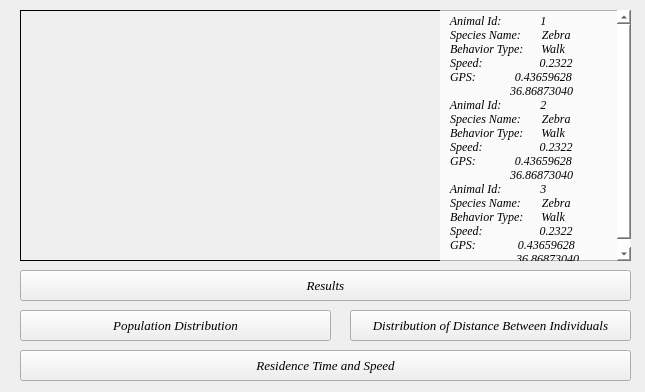
<?xml version="1.0" encoding="UTF-8"?>
<ui version="4.0">
 <class>Formwin6</class>
 <widget class="QWidget" name="Formwin6">
  <property name="geometry">
   <rect>
    <x>0</x>
    <y>0</y>
    <width>645</width>
    <height>392</height>
   </rect>
  </property>
  <property name="windowTitle">
   <string>Form</string>
  </property>
  <widget class="QLabel" name="label_daichuli">
   <property name="geometry">
    <rect>
     <x>20</x>
     <y>10</y>
     <width>611</width>
     <height>251</height>
    </rect>
   </property>
   <property name="frameShape">
    <enum>QFrame::Box</enum>
   </property>
   <property name="text">
    <string/>
   </property>
  </widget>
  <widget class="QPushButton" name="pushButton_load">
   <property name="geometry">
    <rect>
     <x>20</x>
     <y>270</y>
     <width>611</width>
     <height>31</height>
    </rect>
   </property>
   <property name="font">
    <font>
     <family>Times New Roman</family>
     <pointsize>10</pointsize>
     <italic>true</italic>
    </font>
   </property>
   <property name="text">
    <string>Results</string>
   </property>
  </widget>
  <widget class="QPushButton" name="pushButton_save">
   <property name="geometry">
    <rect>
     <x>350</x>
     <y>310</y>
     <width>281</width>
     <height>31</height>
    </rect>
   </property>
   <property name="font">
    <font>
     <family>Times New Roman</family>
     <pointsize>10</pointsize>
     <italic>true</italic>
    </font>
   </property>
   <property name="text">
    <string>Distribution of Distance Between Individuals</string>
   </property>
  </widget>
  <widget class="QPushButton" name="pushButton_lunkuo">
   <property name="geometry">
    <rect>
     <x>20</x>
     <y>350</y>
     <width>611</width>
     <height>31</height>
    </rect>
   </property>
   <property name="font">
    <font>
     <family>Times New Roman</family>
     <pointsize>10</pointsize>
     <italic>true</italic>
    </font>
   </property>
   <property name="text">
    <string>Residence Time and Speed</string>
   </property>
  </widget>
  <widget class="QPushButton" name="pushButton_load_2">
   <property name="geometry">
    <rect>
     <x>20</x>
     <y>310</y>
     <width>311</width>
     <height>31</height>
    </rect>
   </property>
   <property name="font">
    <font>
     <family>Times New Roman</family>
     <pointsize>10</pointsize>
     <italic>true</italic>
    </font>
   </property>
   <property name="text">
    <string>Population Distribution</string>
   </property>
  </widget>
  <widget class="QTextEdit" name="textEdit">
   <property name="geometry">
    <rect>
     <x>440</x>
     <y>10</y>
     <width>191</width>
     <height>251</height>
    </rect>
   </property>
   <property name="font">
    <font>
     <family>Times New Roman</family>
     <pointsize>10</pointsize>
     <italic>true</italic>
    </font>
   </property>
   <property name="styleSheet">
    <string notr="true">color: rgb(0, 0,0); background-color: rgb(255, 255,255,0.7)</string>
   </property>
   <property name="frameShape">
    <enum>QFrame::NoFrame</enum>
   </property>
   <property name="html">
    <string>&lt;!DOCTYPE HTML PUBLIC &quot;-//W3C//DTD HTML 4.0//EN&quot; &quot;http://www.w3.org/TR/REC-html40/strict.dtd&quot;&gt;
&lt;html&gt;&lt;head&gt;&lt;meta name=&quot;qrichtext&quot; content=&quot;1&quot; /&gt;&lt;style type=&quot;text/css&quot;&gt;
p, li { white-space: pre-wrap; }
&lt;/style&gt;&lt;/head&gt;&lt;body style=&quot; font-family:'Times New Roman'; font-size:10pt; font-weight:400; font-style:italic;&quot;&gt;
&lt;p align=&quot;justify&quot; style=&quot; margin-top:0px; margin-bottom:0px; margin-left:0px; margin-right:0px; -qt-block-indent:0; text-indent:0px;&quot;&gt;&lt;span style=&quot; font-size:9pt;&quot;&gt;  Animal Id:             1&lt;/span&gt;&lt;/p&gt;
&lt;p align=&quot;justify&quot; style=&quot; margin-top:0px; margin-bottom:0px; margin-left:0px; margin-right:0px; -qt-block-indent:0; text-indent:0px;&quot;&gt;&lt;span style=&quot; font-size:9pt;&quot;&gt;  Species Name:       Zebra&lt;/span&gt;&lt;/p&gt;
&lt;p align=&quot;justify&quot; style=&quot; margin-top:0px; margin-bottom:0px; margin-left:0px; margin-right:0px; -qt-block-indent:0; text-indent:0px;&quot;&gt;&lt;span style=&quot; font-size:9pt;&quot;&gt;  Behavior Type:      Walk&lt;/span&gt;&lt;/p&gt;
&lt;p align=&quot;justify&quot; style=&quot; margin-top:0px; margin-bottom:0px; margin-left:0px; margin-right:0px; -qt-block-indent:0; text-indent:0px;&quot;&gt;&lt;span style=&quot; font-size:9pt;&quot;&gt;  Speed:                   0.2322&lt;/span&gt;&lt;/p&gt;
&lt;p align=&quot;justify&quot; style=&quot; margin-top:0px; margin-bottom:0px; margin-left:0px; margin-right:0px; -qt-block-indent:0; text-indent:0px;&quot;&gt;&lt;span style=&quot; font-size:9pt;&quot;&gt;  GPS:             0.43659628&lt;/span&gt;&lt;/p&gt;
&lt;p align=&quot;justify&quot; style=&quot; margin-top:0px; margin-bottom:0px; margin-left:0px; margin-right:0px; -qt-block-indent:0; text-indent:0px;&quot;&gt;&lt;span style=&quot; font-size:9pt;&quot;&gt;                      36.86873040&lt;/span&gt;&lt;/p&gt;
&lt;p align=&quot;justify&quot; style=&quot; margin-top:0px; margin-bottom:0px; margin-left:0px; margin-right:0px; -qt-block-indent:0; text-indent:0px;&quot;&gt;&lt;span style=&quot; font-size:9pt;&quot;&gt;  Animal Id:             2&lt;/span&gt;&lt;/p&gt;
&lt;p align=&quot;justify&quot; style=&quot; margin-top:0px; margin-bottom:0px; margin-left:0px; margin-right:0px; -qt-block-indent:0; text-indent:0px;&quot;&gt;&lt;span style=&quot; font-size:9pt;&quot;&gt;  Species Name:       Zebra&lt;/span&gt;&lt;/p&gt;
&lt;p align=&quot;justify&quot; style=&quot; margin-top:0px; margin-bottom:0px; margin-left:0px; margin-right:0px; -qt-block-indent:0; text-indent:0px;&quot;&gt;&lt;span style=&quot; font-size:9pt;&quot;&gt;  Behavior Type:      Walk&lt;/span&gt;&lt;/p&gt;
&lt;p align=&quot;justify&quot; style=&quot; margin-top:0px; margin-bottom:0px; margin-left:0px; margin-right:0px; -qt-block-indent:0; text-indent:0px;&quot;&gt;&lt;span style=&quot; font-size:9pt;&quot;&gt;  Speed:                   0.2322&lt;/span&gt;&lt;/p&gt;
&lt;p align=&quot;justify&quot; style=&quot; margin-top:0px; margin-bottom:0px; margin-left:0px; margin-right:0px; -qt-block-indent:0; text-indent:0px;&quot;&gt;&lt;span style=&quot; font-size:9pt;&quot;&gt;  GPS:             0.43659628&lt;/span&gt;&lt;/p&gt;
&lt;p align=&quot;justify&quot; style=&quot; margin-top:0px; margin-bottom:0px; margin-left:0px; margin-right:0px; -qt-block-indent:0; text-indent:0px;&quot;&gt;&lt;span style=&quot; font-size:9pt;&quot;&gt;                      36.86873040&lt;/span&gt;&lt;/p&gt;
&lt;p align=&quot;justify&quot; style=&quot; margin-top:0px; margin-bottom:0px; margin-left:0px; margin-right:0px; -qt-block-indent:0; text-indent:0px;&quot;&gt;&lt;span style=&quot; font-size:9pt;&quot;&gt;  Animal Id:             3&lt;/span&gt;&lt;/p&gt;
&lt;p align=&quot;justify&quot; style=&quot; margin-top:0px; margin-bottom:0px; margin-left:0px; margin-right:0px; -qt-block-indent:0; text-indent:0px;&quot;&gt;&lt;span style=&quot; font-size:9pt;&quot;&gt;  Species Name:       Zebra&lt;/span&gt;&lt;/p&gt;
&lt;p align=&quot;justify&quot; style=&quot; margin-top:0px; margin-bottom:0px; margin-left:0px; margin-right:0px; -qt-block-indent:0; text-indent:0px;&quot;&gt;&lt;span style=&quot; font-size:9pt;&quot;&gt;  Behavior Type:      Walk&lt;/span&gt;&lt;/p&gt;
&lt;p align=&quot;justify&quot; style=&quot; margin-top:0px; margin-bottom:0px; margin-left:0px; margin-right:0px; -qt-block-indent:0; text-indent:0px;&quot;&gt;&lt;span style=&quot; font-size:9pt;&quot;&gt;  Speed:                   0.2322&lt;/span&gt;&lt;/p&gt;
&lt;p align=&quot;justify&quot; style=&quot; margin-top:0px; margin-bottom:0px; margin-left:0px; margin-right:0px; -qt-block-indent:0; text-indent:0px;&quot;&gt;&lt;span style=&quot; font-size:9pt;&quot;&gt;  GPS:              0.43659628&lt;/span&gt;&lt;/p&gt;
&lt;p align=&quot;justify&quot; style=&quot; margin-top:0px; margin-bottom:0px; margin-left:0px; margin-right:0px; -qt-block-indent:0; text-indent:0px;&quot;&gt;&lt;span style=&quot; font-size:9pt;&quot;&gt;                        36.86873040&lt;/span&gt;&lt;/p&gt;&lt;/body&gt;&lt;/html&gt;</string>
   </property>
  </widget>
  <zorder>label_daichuli</zorder>
  <zorder>textEdit</zorder>
  <zorder>pushButton_load</zorder>
  <zorder>pushButton_save</zorder>
  <zorder>pushButton_lunkuo</zorder>
  <zorder>pushButton_load_2</zorder>
 </widget>
 <resources/>
 <connections/>
</ui>
